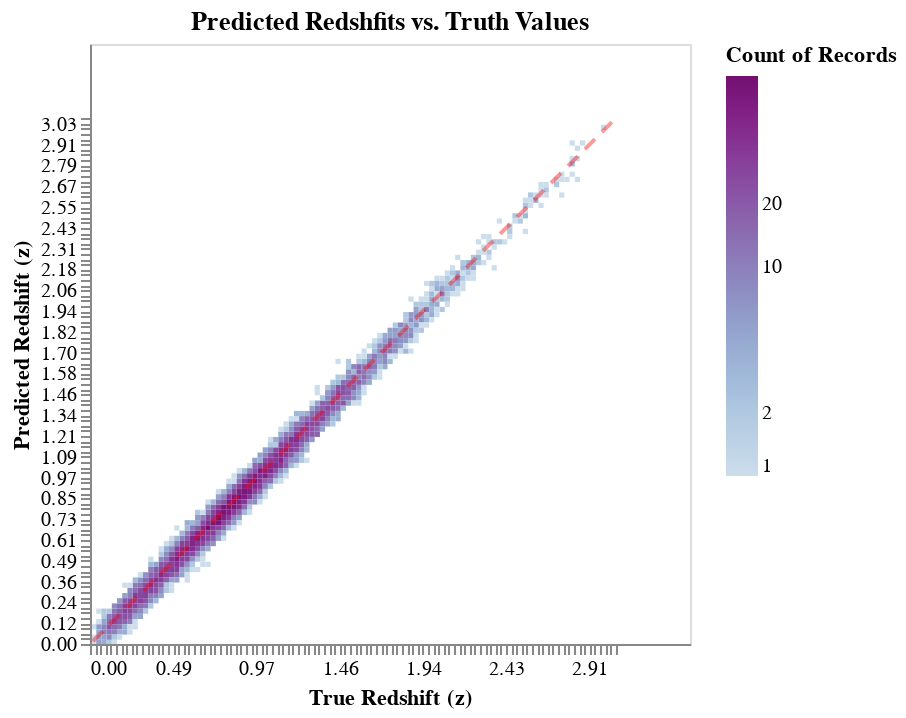

Notebook cell for this chart:
### Code cell
gaussian_pdfs = pz.idealGaussian(0.05, 0.05)
pz.predictionPlot(title="Predicted Redshfits vs. Truth Values")

### Figure 1 — Vega-Lite specification as saved in the notebook (floating-point values rounded to 4 significant figures; data arrays with more than 128 entries replaced by an {"elided": "..."} marker saying what was removed)
{"$schema": "https://vega.github.io/schema/vega-lite/v3.4.0.json", "config": {"mark": {"tooltip": null}, "view": {"height": 300, "width": 400}}, "datasets": {"data-83844df966602c79fcb01c433da76b87": [{"hor": 0.0163, "ver": 0.0163}, {"hor": 3.051, "ver": 3.051}], "data-c65e0890bc13a7083618af45c30d16ae": {"elided": "9440 records"}}, "layer": [{"data": {"name": "data-c65e0890bc13a7083618af45c30d16ae"}, "encoding": {"color": {"aggregate": "count", "field": "true_z", "scale": {"scheme": "bluepurple", "type": "log"}, "type": "quantitative"}, "x": {"axis": {"title": "True Redshift (z)"}, "bin": {"extent": [0.0163, 3.051], "step": 0.03035}, "field": "true_z", "type": "quantitative"}, "y": {"axis": {"title": "Predicted Redshift (z)"}, "bin": {"extent": [0.0163, 3.051], "step": 0.03035}, "field": "predicted", "type": "quantitative"}}, "height": 300, "mark": "rect", "title": "Predicted Redshfits vs. Truth Values", "width": 300}, {"data": {"name": "data-83844df966602c79fcb01c433da76b87"}, "encoding": {"x": {"field": "hor", "type": "quantitative"}, "y": {"field": "ver", "type": "quantitative"}}, "mark": {"color": "#FF0000", "opacity": 0.4, "strokeDash": [7, 5], "type": "line"}}]}
